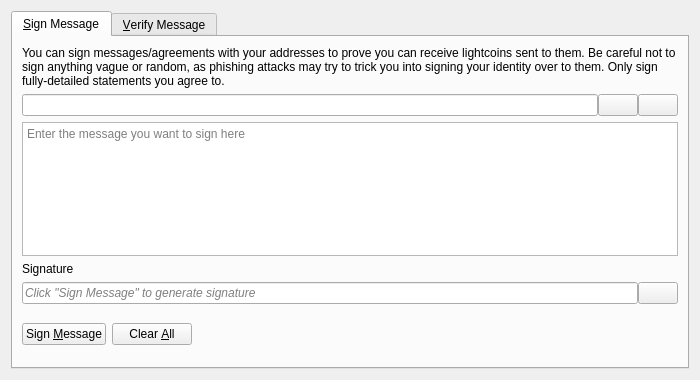
<?xml version="1.0" encoding="UTF-8"?>
<ui version="4.0">
 <class>SignVerifyMessageDialog</class>
 <widget class="QDialog" name="SignVerifyMessageDialog">
  <property name="geometry">
   <rect>
    <x>0</x>
    <y>0</y>
    <width>700</width>
    <height>380</height>
   </rect>
  </property>
  <property name="windowTitle">
   <string>Signatures - Sign / Verify a Message</string>
  </property>
  <property name="modal">
   <bool>true</bool>
  </property>
  <layout class="QVBoxLayout" name="verticalLayout">
   <item>
    <widget class="QTabWidget" name="tabWidget">
     <property name="currentIndex">
      <number>0</number>
     </property>
     <widget class="QWidget" name="tabSignMessage">
      <attribute name="title">
       <string>&amp;Sign Message</string>
      </attribute>
      <layout class="QVBoxLayout" name="verticalLayout_SM">
       <item>
        <widget class="QLabel" name="infoLabel_SM">
         <property name="text">
          <string>You can sign messages/agreements with your addresses to prove you can receive lightcoins sent to them. Be careful not to sign anything vague or random, as phishing attacks may try to trick you into signing your identity over to them. Only sign fully-detailed statements you agree to.</string>
         </property>
         <property name="textFormat">
          <enum>Qt::PlainText</enum>
         </property>
         <property name="wordWrap">
          <bool>true</bool>
         </property>
        </widget>
       </item>
       <item>
        <layout class="QHBoxLayout" name="horizontalLayout_1_SM">
         <property name="spacing">
          <number>0</number>
         </property>
         <item>
          <widget class="QValidatedLineEdit" name="addressIn_SM">
           <property name="toolTip">
            <string>The Lightcoin address to sign the message with</string>
           </property>
          </widget>
         </item>
         <item>
          <widget class="QPushButton" name="addressBookButton_SM">
           <property name="toolTip">
            <string>Choose previously used address</string>
           </property>
           <property name="text">
            <string/>
           </property>
           <property name="icon">
            <iconset resource="../lightcoin.qrc">
             <normaloff>:/icons/address-book</normaloff>:/icons/address-book</iconset>
           </property>
           <property name="shortcut">
            <string>Alt+A</string>
           </property>
           <property name="autoDefault">
            <bool>false</bool>
           </property>
          </widget>
         </item>
         <item>
          <widget class="QPushButton" name="pasteButton_SM">
           <property name="toolTip">
            <string>Paste address from clipboard</string>
           </property>
           <property name="text">
            <string/>
           </property>
           <property name="icon">
            <iconset resource="../lightcoin.qrc">
             <normaloff>:/icons/editpaste</normaloff>:/icons/editpaste</iconset>
           </property>
           <property name="shortcut">
            <string>Alt+P</string>
           </property>
           <property name="autoDefault">
            <bool>false</bool>
           </property>
          </widget>
         </item>
        </layout>
       </item>
       <item>
        <widget class="QPlainTextEdit" name="messageIn_SM">
         <property name="toolTip">
          <string>Enter the message you want to sign here</string>
         </property>
         <property name="placeholderText">
          <string>Enter the message you want to sign here</string>
         </property>
        </widget>
       </item>
       <item>
        <widget class="QLabel" name="signatureLabel_SM">
         <property name="text">
          <string>Signature</string>
         </property>
         <property name="textFormat">
          <enum>Qt::PlainText</enum>
         </property>
        </widget>
       </item>
       <item>
        <layout class="QHBoxLayout" name="horizontalLayout_2_SM">
         <property name="spacing">
          <number>0</number>
         </property>
         <item>
          <widget class="QLineEdit" name="signatureOut_SM">
           <property name="placeholderText">
            <string>Click "Sign Message" to generate signature</string>
           </property>
           <property name="font">
            <font>
             <italic>true</italic>
            </font>
           </property>
           <property name="readOnly">
            <bool>true</bool>
           </property>
          </widget>
         </item>
         <item>
          <widget class="QPushButton" name="copySignatureButton_SM">
           <property name="toolTip">
            <string>Copy the current signature to the system clipboard</string>
           </property>
           <property name="text">
            <string/>
           </property>
           <property name="icon">
            <iconset resource="../lightcoin.qrc">
             <normaloff>:/icons/editcopy</normaloff>:/icons/editcopy</iconset>
           </property>
           <property name="autoDefault">
            <bool>false</bool>
           </property>
          </widget>
         </item>
        </layout>
       </item>
       <item>
        <layout class="QHBoxLayout" name="horizontalLayout_3_SM">
         <item>
          <widget class="QPushButton" name="signMessageButton_SM">
           <property name="toolTip">
            <string>Sign the message to prove you own this Lightcoin address</string>
           </property>
           <property name="text">
            <string>Sign &amp;Message</string>
           </property>
           <property name="icon">
            <iconset resource="../lightcoin.qrc">
             <normaloff>:/icons/edit</normaloff>:/icons/edit</iconset>
           </property>
           <property name="autoDefault">
            <bool>false</bool>
           </property>
          </widget>
         </item>
         <item>
          <widget class="QPushButton" name="clearButton_SM">
           <property name="toolTip">
            <string>Reset all sign message fields</string>
           </property>
           <property name="text">
            <string>Clear &amp;All</string>
           </property>
           <property name="icon">
            <iconset resource="../lightcoin.qrc">
             <normaloff>:/icons/remove</normaloff>:/icons/remove</iconset>
           </property>
           <property name="autoDefault">
            <bool>false</bool>
           </property>
          </widget>
         </item>
         <item>
          <spacer name="horizontalSpacer_1_SM">
           <property name="orientation">
            <enum>Qt::Horizontal</enum>
           </property>
           <property name="sizeHint" stdset="0">
            <size>
             <width>40</width>
             <height>48</height>
            </size>
           </property>
          </spacer>
         </item>
         <item>
          <widget class="QLabel" name="statusLabel_SM">
           <property name="font">
            <font>
             <weight>75</weight>
             <bold>true</bold>
            </font>
           </property>
           <property name="text">
            <string/>
           </property>
           <property name="wordWrap">
            <bool>true</bool>
           </property>
          </widget>
         </item>
         <item>
          <spacer name="horizontalSpacer_2_SM">
           <property name="orientation">
            <enum>Qt::Horizontal</enum>
           </property>
           <property name="sizeHint" stdset="0">
            <size>
             <width>40</width>
             <height>48</height>
            </size>
           </property>
          </spacer>
         </item>
        </layout>
       </item>
      </layout>
     </widget>
     <widget class="QWidget" name="tabVerifyMessage">
      <attribute name="title">
       <string>&amp;Verify Message</string>
      </attribute>
      <layout class="QVBoxLayout" name="verticalLayout_VM">
       <item>
        <widget class="QLabel" name="infoLabel_VM">
         <property name="text">
          <string>Enter the receiver's address, message (ensure you copy line breaks, spaces, tabs, etc. exactly) and signature below to verify the message. Be careful not to read more into the signature than what is in the signed message itself, to avoid being tricked by a man-in-the-middle attack. Note that this only proves the signing party receives with the address, it cannot prove sendership of any transaction!</string>
         </property>
         <property name="textFormat">
          <enum>Qt::PlainText</enum>
         </property>
         <property name="alignment">
          <set>Qt::AlignLeading|Qt::AlignLeft|Qt::AlignTop</set>
         </property>
         <property name="wordWrap">
          <bool>true</bool>
         </property>
        </widget>
       </item>
       <item>
        <layout class="QHBoxLayout" name="horizontalLayout_1_VM">
         <property name="spacing">
          <number>0</number>
         </property>
         <item>
          <widget class="QValidatedLineEdit" name="addressIn_VM">
           <property name="toolTip">
            <string>The Lightcoin address the message was signed with</string>
           </property>
          </widget>
         </item>
         <item>
          <widget class="QPushButton" name="addressBookButton_VM">
           <property name="toolTip">
            <string>Choose previously used address</string>
           </property>
           <property name="text">
            <string/>
           </property>
           <property name="icon">
            <iconset resource="../lightcoin.qrc">
             <normaloff>:/icons/address-book</normaloff>:/icons/address-book</iconset>
           </property>
           <property name="shortcut">
            <string>Alt+A</string>
           </property>
           <property name="autoDefault">
            <bool>false</bool>
           </property>
          </widget>
         </item>
        </layout>
       </item>
       <item>
        <widget class="QPlainTextEdit" name="messageIn_VM">
          <property name="toolTip">
            <string>The signed message to verify</string>
          </property>
          <property name="placeholderText">
            <string>The signed message to verify</string>
          </property>
        </widget>
       </item>
       <item>
        <widget class="QValidatedLineEdit" name="signatureIn_VM">
          <property name="toolTip">
            <string>The signature given when the message was signed</string>
          </property>
          <property name="placeholderText">
            <string>The signature given when the message was signed</string>
          </property>
        </widget>
       </item>
       <item>
        <layout class="QHBoxLayout" name="horizontalLayout_2_VM">
         <item>
          <widget class="QPushButton" name="verifyMessageButton_VM">
           <property name="toolTip">
            <string>Verify the message to ensure it was signed with the specified Lightcoin address</string>
           </property>
           <property name="text">
            <string>Verify &amp;Message</string>
           </property>
           <property name="icon">
            <iconset resource="../lightcoin.qrc">
             <normaloff>:/icons/transaction_0</normaloff>:/icons/transaction_0</iconset>
           </property>
           <property name="autoDefault">
            <bool>false</bool>
           </property>
          </widget>
         </item>
         <item>
          <widget class="QPushButton" name="clearButton_VM">
           <property name="toolTip">
            <string>Reset all verify message fields</string>
           </property>
           <property name="text">
            <string>Clear &amp;All</string>
           </property>
           <property name="icon">
            <iconset resource="../lightcoin.qrc">
             <normaloff>:/icons/remove</normaloff>:/icons/remove</iconset>
           </property>
           <property name="autoDefault">
            <bool>false</bool>
           </property>
          </widget>
         </item>
         <item>
          <spacer name="horizontalSpacer_1_VM">
           <property name="orientation">
            <enum>Qt::Horizontal</enum>
           </property>
           <property name="sizeHint" stdset="0">
            <size>
             <width>40</width>
             <height>48</height>
            </size>
           </property>
          </spacer>
         </item>
         <item>
          <widget class="QLabel" name="statusLabel_VM">
           <property name="font">
            <font>
             <weight>75</weight>
             <bold>true</bold>
            </font>
           </property>
           <property name="text">
            <string/>
           </property>
           <property name="wordWrap">
            <bool>true</bool>
           </property>
          </widget>
         </item>
         <item>
          <spacer name="horizontalSpacer_2_VM">
           <property name="orientation">
            <enum>Qt::Horizontal</enum>
           </property>
           <property name="sizeHint" stdset="0">
            <size>
             <width>40</width>
             <height>48</height>
            </size>
           </property>
          </spacer>
         </item>
        </layout>
       </item>
      </layout>
     </widget>
    </widget>
   </item>
  </layout>
 </widget>
 <customwidgets>
  <customwidget>
   <class>QValidatedLineEdit</class>
   <extends>QLineEdit</extends>
   <header>qt/qvalidatedlineedit.h</header>
  </customwidget>
 </customwidgets>
 <resources>
  <include location="../lightcoin.qrc"/>
 </resources>
 <connections/>
</ui>
